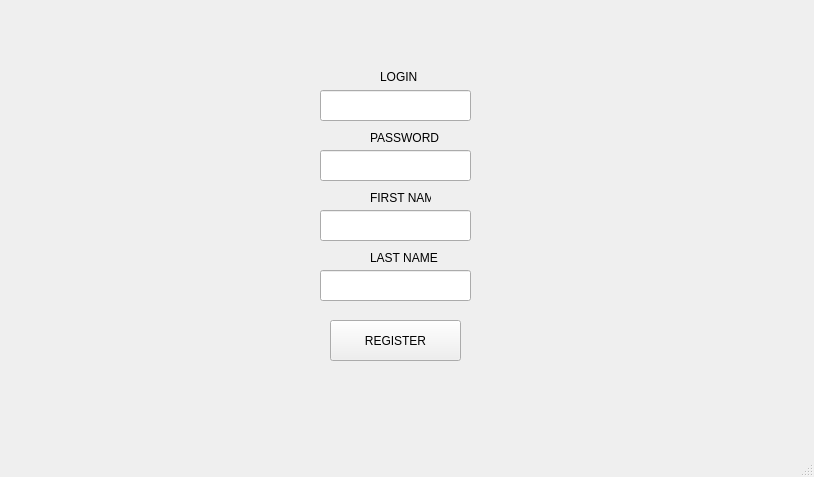
<?xml version="1.0" encoding="UTF-8"?>
<ui version="4.0">
 <class>RegisterWindow</class>
 <widget class="QMainWindow" name="RegisterWindow">
  <property name="geometry">
   <rect>
    <x>0</x>
    <y>0</y>
    <width>814</width>
    <height>477</height>
   </rect>
  </property>
  <property name="windowTitle">
   <string>MainWindow</string>
  </property>
  <widget class="QWidget" name="centralwidget">
   <widget class="QLabel" name="label_3">
    <property name="geometry">
     <rect>
      <x>370</x>
      <y>250</y>
      <width>81</width>
      <height>16</height>
     </rect>
    </property>
    <property name="text">
     <string>LAST NAME</string>
    </property>
   </widget>
   <widget class="QLabel" name="label_4">
    <property name="geometry">
     <rect>
      <x>370</x>
      <y>190</y>
      <width>61</width>
      <height>16</height>
     </rect>
    </property>
    <property name="text">
     <string>FIRST NAME</string>
    </property>
   </widget>
   <widget class="QLineEdit" name="lineEdit_2">
    <property name="geometry">
     <rect>
      <x>320</x>
      <y>150</y>
      <width>151</width>
      <height>31</height>
     </rect>
    </property>
   </widget>
   <widget class="QLabel" name="label">
    <property name="geometry">
     <rect>
      <x>380</x>
      <y>70</y>
      <width>47</width>
      <height>13</height>
     </rect>
    </property>
    <property name="text">
     <string>LOGIN</string>
    </property>
   </widget>
   <widget class="QPushButton" name="pushButton">
    <property name="geometry">
     <rect>
      <x>330</x>
      <y>320</y>
      <width>131</width>
      <height>41</height>
     </rect>
    </property>
    <property name="text">
     <string>REGISTER</string>
    </property>
   </widget>
   <widget class="QLineEdit" name="lineEdit">
    <property name="geometry">
     <rect>
      <x>320</x>
      <y>90</y>
      <width>151</width>
      <height>31</height>
     </rect>
    </property>
   </widget>
   <widget class="QLabel" name="label_2">
    <property name="geometry">
     <rect>
      <x>370</x>
      <y>130</y>
      <width>81</width>
      <height>16</height>
     </rect>
    </property>
    <property name="text">
     <string>PASSWORD</string>
    </property>
   </widget>
   <widget class="QLineEdit" name="lineEdit_3">
    <property name="geometry">
     <rect>
      <x>320</x>
      <y>210</y>
      <width>151</width>
      <height>31</height>
     </rect>
    </property>
    <property name="text">
     <string/>
    </property>
   </widget>
   <widget class="QLineEdit" name="lineEdit_4">
    <property name="geometry">
     <rect>
      <x>320</x>
      <y>270</y>
      <width>151</width>
      <height>31</height>
     </rect>
    </property>
    <property name="text">
     <string/>
    </property>
   </widget>
  </widget>
  <widget class="QMenuBar" name="menubar">
   <property name="geometry">
    <rect>
     <x>0</x>
     <y>0</y>
     <width>814</width>
     <height>21</height>
    </rect>
   </property>
  </widget>
  <widget class="QStatusBar" name="statusbar"/>
 </widget>
 <resources/>
 <connections/>
</ui>
